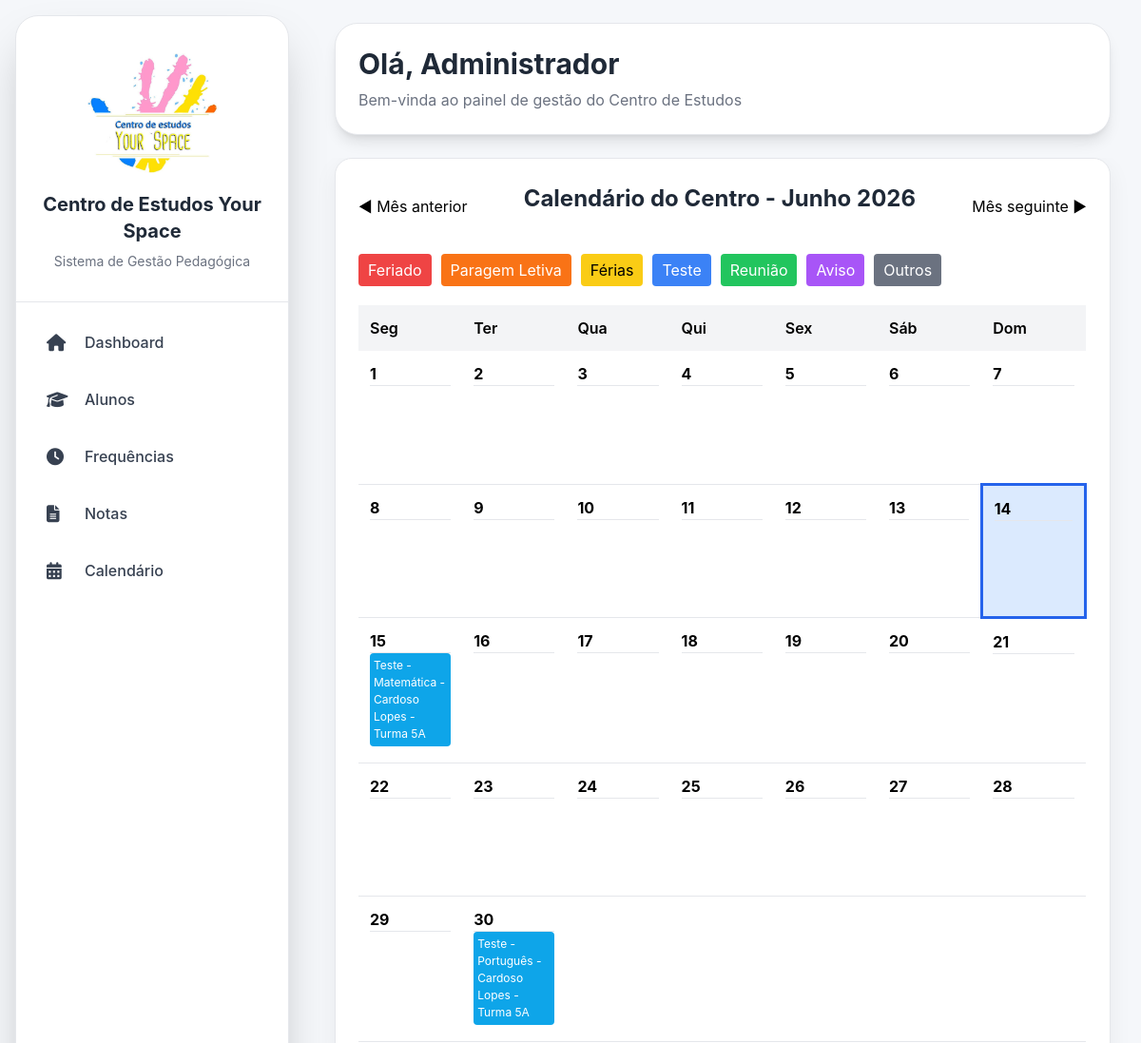
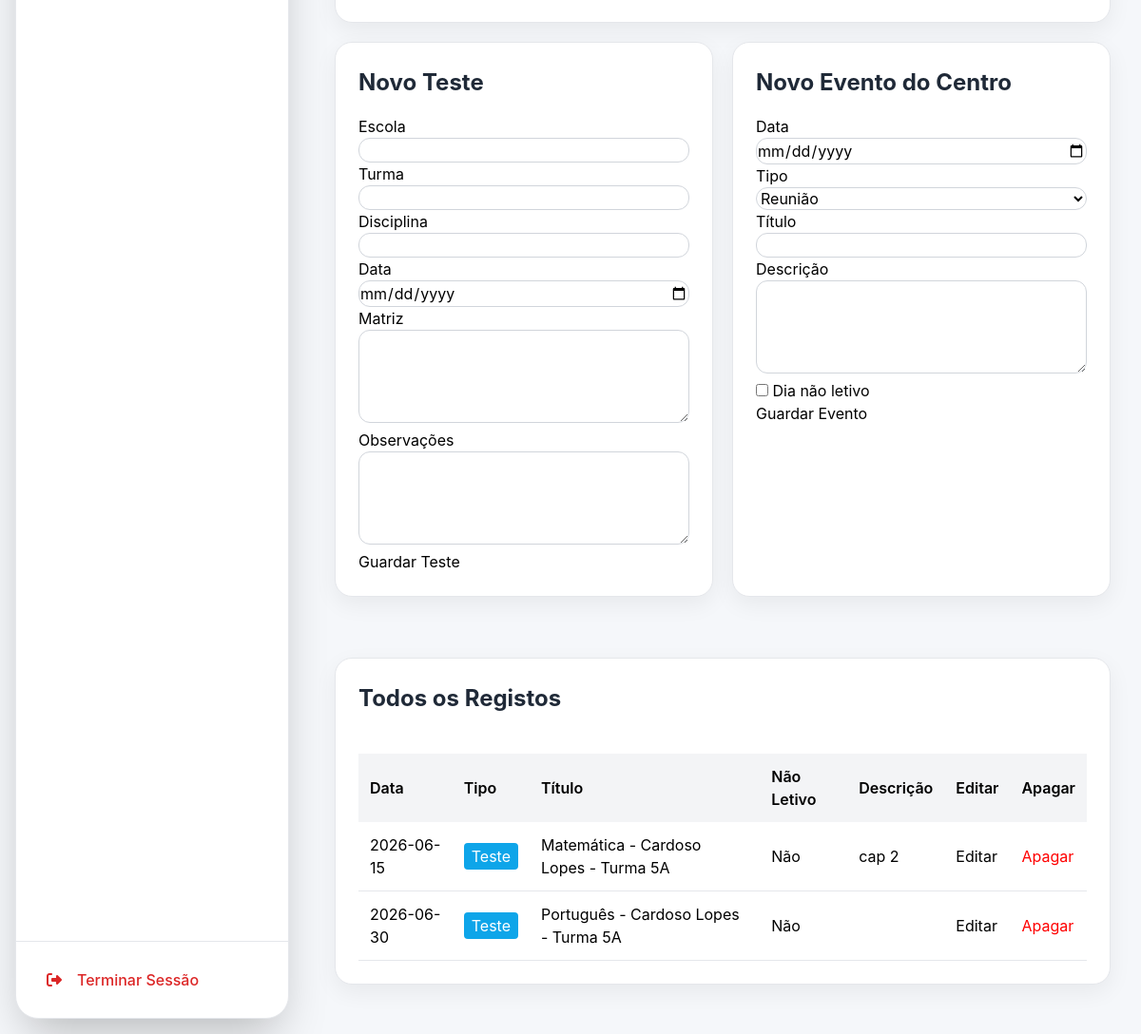
/calendario, run on the app's committed database (2 pictures, top to bottom).
### models/configuracao_centro.py (models this page shows)
class ConfiguracaoCentro(db.Model):
    __tablename__ = "configuracao_centro"
    id = db.Column(
        db.Integer,
        primary_key=True
    )
    nome_centro = db.Column(
        db.String(200),
        default=""
    )
    morada = db.Column(
        db.String(300),
        default=""
    )
    codigo_postal = db.Column(
        db.String(20),
        default=""
    )
    telefone = db.Column(
        db.String(50),
        default=""
    )
    whatsapp = db.Column(
        db.String(50),
        default=""
    )
    email = db.Column(
        db.String(200),
        default=""
    )
    logo = db.Column(
        db.String(300),
        default=""
    )

### models/teste.py (models this page shows)
class Teste(db.Model):
    __tablename__ = "testes"
    id = db.Column(
        db.Integer,
        primary_key=True
    )
    aluno_id = db.Column(
        db.Integer,
        db.ForeignKey("alunos.id"),
        nullable=True
    )
    escola = db.Column(
        db.String(150),
        default=""
    )
    turma = db.Column(
        db.String(100),
        default=""
    )
    disciplina = db.Column(
        db.String(100),
        nullable=False
    )
    data_teste = db.Column(
        db.String(20),
        nullable=False
    )
    matriz = db.Column(
        db.Text
    )
    observacoes = db.Column(
        db.Text
    )

### routes/calendario.py (the view, shortened to what this page needs)
@calendario_bp.route(
    "/calendario",
    methods=["GET", "POST"]
)
def calendario():
    if (
        session.get("perfil") == "colaborador"
        and request.method == "POST"
    ):
        return render_template(
            "acesso_negado.html"
        )
    hoje = datetime.today()
    mes = int(
        request.args.get(
            "mes",
            hoje.month
        )
    )
    ano = int(
        request.args.get(
            "ano",
            hoje.year
        )
    )
    calendario_mes = calendar.monthcalendar(
        ano,
        mes
    )
    eventos_mes = {}
    eventos = Evento.query.order_by(
        Evento.data.asc()
    ).all()
    testes = Teste.query.order_by(
        Teste.data_teste.asc()
    ).all()
    for teste in testes:
        try:
            data_teste = datetime.strptime(
                teste.data_teste,
                "%Y-%m-%d"
            )
            if (
                data_teste.month == mes
                and data_teste.year == ano
            ):
                chave = data_teste.day
                if chave not in eventos_mes:
                    eventos_mes[chave] = []
                eventos_mes[chave].append(
                    {
                        "titulo": (
                            f"Teste - {teste.disciplina} - "
                            f"{teste.escola} - "
                            f"Turma {teste.turma}"
                        ),
                        "tipo": "Teste",
                        "data": teste.data_teste
                    }
                )
        except Exception:
            pass
    alunos = Aluno.query.order_by(
        Aluno.escola,
        Aluno.turma
    ).all()
    escolas = sorted(
        {
            aluno.escola.strip()
            for aluno in alunos
            if aluno.escola and aluno.escola.strip()
        }
    )
    turmas = sorted(
        {
            aluno.turma.strip()
            for aluno in alunos
            if aluno.turma and aluno.turma.strip()
        }
    )
    return render_template(
        "calendario.html",
        calendario_mes=calendario_mes,
        eventos=eventos_mes,
        mes=mes,
        ano=ano,
        nome_mes=MESES_PT[mes],
        hoje=datetime.today(),
        lista_eventos=eventos,
        lista_testes=testes,
        escolas=escolas,
        turmas=turmas,
        cores_tipo=CORES_TIPO
    )

### templates/calendario.html (shortened to what this page needs)
{% extends "base.html" %}
{% block conteudo %}
<div class="card">
    <div
        style="
            display:flex;
            justify-content:space-between;
            align-items:center;
        "
    >
        <a
            href="/calendario?mes={{ mes-1 if mes > 1 else 12 }}&ano={{ ano if mes > 1 else ano-1 }}"
        >
            ◀ Mês anterior
        </a>
        <h2>
            Calendário do Centro - {{ nome_mes }} {{ ano }}
        </h2>
        <a
            href="/calendario?mes={{ mes+1 if mes < 12 else 1 }}&ano={{ ano if mes < 12 else ano+1 }}"
        >
            Mês seguinte ▶
        </a>
    </div>
    <br>
    <div
        style="
            display:flex;
            flex-wrap:wrap;
            gap:10px;
            margin-bottom:20px;
        "
    >
        <span style="background:#ef4444;color:white;padding:5px 10px;border-radius:4px;">
            Feriado
        </span>
        <span style="background:#f97316;color:white;padding:5px 10px;border-radius:4px;">
            Paragem Letiva
        </span>
        <span style="background:#facc15;color:black;padding:5px 10px;border-radius:4px;">
            Férias
        </span>
        <span style="background:#3b82f6;color:white;padding:5px 10px;border-radius:4px;">
            Teste
        </span>
        <span style="background:#22c55e;color:white;padding:5px 10px;border-radius:4px;">
            Reunião
        </span>
        <span style="background:#a855f7;color:white;padding:5px 10px;border-radius:4px;">
            Aviso
        </span>
        <span style="background:#6b7280;color:white;padding:5px 10px;border-radius:4px;">
            Outros
        </span>
    </div>
    <table>
        <thead>
            <tr>
                <th>Seg</th>
                <th>Ter</th>
                <th>Qua</th>
                <th>Qui</th>
                <th>Sex</th>
                <th>Sáb</th>
                <th>Dom</th>
            </tr>
        </thead>
        <tbody>
        {% for semana in calendario_mes %}
            <tr>
            {% for dia in semana %}
                {% set data_atual = "%04d-%02d-%02d"|format(ano, mes, dia) %}
                <td
                    style="
                        height:140px;
                        width:14%;
                        vertical-align:top;
                        {% if dia != 0
                           and hoje.day == dia
                           and hoje.month == mes
                           and hoje.year == ano %}
                           border:3px solid #2563eb;
                           background:#dbeafe;
                        {% endif %}
                    "
                >
                    {% if dia != 0 %}
                        <strong>
                            {{ dia }}
                        </strong>
                        <hr>
                        {% if dia in eventos %}
                            {% for evento in eventos[dia] %}
                                <div
                                    style="
                                        margin-bottom:5px;
                                        padding:4px;
                                        border-radius:4px;
                                        background:
                                        {{ cores_tipo.get(evento.tipo, '#e5e7eb') }};
                                        color:white;
                                        font-size:12px;
                                    "
                                >
                                    <a
                                        href="/calendario/dia/{{ evento.data }}"
                                        style="
                                            color:white;
                                            text-decoration:none;
                                        "
                                    >
                                        {{ evento.titulo }}
                                    </a>
                                </div>
                            {% endfor %}
                        {% endif %}
                    {% endif %}
                </td>
            {% endfor %}
            </tr>
        {% endfor %}
        </tbody>
    </table>
</div>
<div
    style="
        display:grid;
        grid-template-columns:1fr 1fr;
        gap:20px;
        margin-top:20px;
        margin-bottom:20px;
    "
>
    <div class="card">
        <h2>Novo Teste</h2>
        <form method="POST">
            <p>Escola</p>
            <input
                type="text"
                name="escola"
                list="lista-escolas"
                required
            >
            <p>Turma</p>
            <input
                type="text"
                name="turma"
                list="lista-turmas"
                required
            >
            <p>Disciplina</p>
            <input
                type="text"
                name="disciplina"
                required
            >
            <p>Data</p>
            <input
                type="date"
                name="data_teste"
                required
            >
            <p>Matriz</p>
            <textarea name="matriz" rows="4"></textarea>
            <p>Observações</p>
            <textarea name="observacoes" rows="4"></textarea>
            <button type="submit">
                Guardar Teste
            </button>
        </form>
    </div>
    <div class="card">
        <h2>Novo Evento do Centro</h2>
        <form method="POST">
            <p>Data</p>
            <input
                type="date"
                name="data"
                required
            >
            <p>Tipo</p>
            <select name="tipo" required>
                <option value="Reunião">Reunião</option>
            </select>
            <p>Título</p>
            <input type="text" name="titulo" required>
            <p>Descrição</p>
            <textarea
                name="descricao"
                rows="4"
            ></textarea>
            <p>
                <input
                    type="checkbox"
                    name="nao_letivo"
                    style="width:auto;"
                >
                Dia não letivo
            </p>
            <button type="submit">
                Guardar Evento
            </button>
        </form>
    </div>
</div>
<br>
<div class="card">
    <h2>
        Todos os Registos
    </h2>
    <br>
    <table>
        <thead>
            <tr>
                <th>Data</th>
                <th>Tipo</th>
                <th>Título</th>
                <th>Não Letivo</th>
                <th>Descrição</th>
                <th>Editar</th>
                <th>Apagar</th>
            </tr>
        </thead>
        <tbody>
        {% for teste in lista_testes %}
            <tr>
                <td>{{ teste.data_teste }}</td>
                <td>
                    <span
                        style="
                            background:{{ cores_tipo.get('Teste') }};
                            color:white;
                            padding:4px 8px;
                            border-radius:4px;
                        "
                    >
                        Teste
                    </span>
                </td>
                <td>
                    {{ teste.disciplina }} -
                    {{ teste.escola }} -
                    Turma {{ teste.turma }}
                </td>
                <td>Não</td>
                <td>
                    {{ teste.matriz }}
                </td>
                <td>
                    <a href="/testes/editar/{{ teste.id }}">
                        Editar
                    </a>
                </td>
                <td>
                    <a
                        href="/testes/apagar/{{ teste.id }}"
                        onclick="return confirm('Apagar este teste?');"
                        style="color:red;"
                    >
                        Apagar
                    </a>
                </td>
            </tr>
        {% endfor %}
        </tbody>
    </table>
</div>
{% endblock %}

### templates/base.html (shortened to what this page needs)
<!DOCTYPE html>
<html lang="pt">
<head>
    <script src="https://cdn.tailwindcss.com"></script>
    <link rel="stylesheet"
          href="https://cdnjs.cloudflare.com/ajax/libs/font-awesome/6.4.0/css/all.min.css">
</head>
<body class="flex h-screen overflow-hidden">
    <div class="w-72 bg-white flex flex-col justify-between m-4 rounded-3xl shadow-2xl border border-gray-200">
        <div>
            <div class="px-6 py-8 border-b border-gray-200 text-center">
    {% if configuracao_global and configuracao_global.logo %}
        <img
            src="{{ url_for('static', filename='logos/' + configuracao_global.logo) }}"
            alt="Logótipo"
            style="
                width:140px;
                height:140px;
                object-fit:contain;
                margin:0 auto 12px auto;
            "
        >
    {% endif %}
    <h1 class="text-xl font-bold text-gray-800">
        {% if configuracao_global and configuracao_global.nome_centro %}
            {{ configuracao_global.nome_centro }}
        {% else %}
            Centro de Estudos
        {% endif %}
    </h1>
    <p class="text-sm text-gray-500 mt-2">
        Sistema de Gestão Pedagógica
    </p>
</div>
            <nav class="p-4 space-y-2">
                <a href="/"
                   class="flex items-center gap-4 px-4 py-3 rounded-2xl text-gray-700 hover:bg-blue-50 hover:text-blue-700 transition-all">
                    <i class="fa-solid fa-house text-lg w-6"></i>
                    <span class="font-medium text-base">Dashboard</span>
                </a>
                <a href="/alunos"
                   class="flex items-center gap-4 px-4 py-3 rounded-2xl text-gray-700 hover:bg-blue-50 hover:text-blue-700 transition-all">
                    <i class="fa-solid fa-graduation-cap text-lg w-6"></i>
                    <span class="font-medium text-base">Alunos</span>
                </a>
                <a href="/frequencias"
                   class="flex items-center gap-4 px-4 py-3 rounded-2xl text-gray-700 hover:bg-blue-50 hover:text-blue-700 transition-all">
                    <i class="fa-solid fa-clock text-lg w-6"></i>
                    <span class="font-medium text-base">Frequências</span>
                </a>
                <a href="/notas"
                   class="flex items-center gap-4 px-4 py-3 rounded-2xl text-gray-700 hover:bg-blue-50 hover:text-blue-700 transition-all">
                    <i class="fa-solid fa-file-lines text-lg w-6"></i>
                    <span class="font-medium text-base">Notas</span>
                </a>
                <a href="/calendario"
                   class="flex items-center gap-4 px-4 py-3 rounded-2xl text-gray-700 hover:bg-blue-50 hover:text-blue-700 transition-all">
                    <i class="fa-solid fa-calendar-days text-lg w-6"></i>
                    <span class="font-medium text-base">Calendário</span>
                </a>
            </nav>
        </div>
        <div class="p-4 border-t border-gray-200">
            <a href="{{ url_for('logout') }}"
               class="flex items-center gap-4 px-4 py-3 rounded-2xl text-red-600 hover:bg-red-50 transition-all">
                <i class="fa-solid fa-right-from-bracket"></i>
                <span class="font-medium">
                    Terminar Sessão
                </span>
            </a>
        </div>
    </div>
    <div class="flex-1 flex flex-col overflow-hidden">
        <header class="px-8 py-6">
            <div class="bg-white rounded-3xl shadow-lg p-6 border border-gray-200">
                <h2 class="text-3xl font-bold text-gray-800">
                    Olá, {{ session.get('nome', 'Administrador') }}
                </h2>
                <p class="text-gray-500 mt-2">
                    Bem-vinda ao painel de gestão do Centro de Estudos
                </p>
            </div>
        </header>
        <main class="flex-1 overflow-y-auto px-8 pb-8">
            {% block conteudo %}
            {% endblock %}
        </main>
    </div>
</body>
</html>

### data on the page
ConfiguracaoCentro: logo (picture), nome_centro "Centro de Estudos Your Space"
Teste: titulo "Teste - Matemática - Cardoso Lopes - Turma 5A", data_teste "2026-06-15", disciplina "Matemática", escola "Cardoso Lopes", turma "5A", matriz "cap 2"
Teste: titulo "Teste - Português - Cardoso Lopes - Turma 5A", data_teste "2026-06-30", disciplina "Português", escola "Cardoso Lopes", turma "5A"

### other printed values
{{ session.get('nome', 'Administrador') }} "Administrador"
{{ nome_mes }} "Junho"
{{ ano }} "2026"
{{ dia }} "1" "2" "3" "4" "5" "6" "7" "8" "9" "10" "11" "12" "13" "14" "15" "16" "17" "18" "19" "20" "21" "22" "23" "24" "25" "26" "27" "28" "29" "30"
